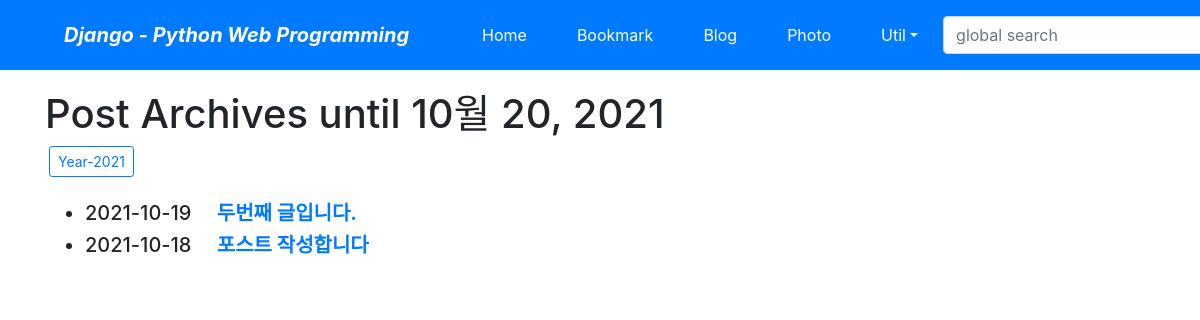
Screenshot of /blog/archive/ with the database file from the repository.
### app/blog/models.py (models this page shows, shortened)
class Post(models.Model):
    title = models.CharField('제목', max_length=50)
    slug = models.SlugField('별칭', unique=True, allow_unicode=True, help_text='one word for title alias.')
    description = models.CharField('설명', max_length=100, blank=True, help_text='simple description text')
    content = models.TextField('내용')
    tags = TaggableManager(blank=True)
    created_dt = models.DateTimeField('작성일', auto_now_add=True)
    modify_dt = models.DateTimeField('수정일', auto_now=True)
    class Meta:
        verbose_name = 'post'
        verbose_name_plural = 'posts'
        db_table = 'blog_post'
        ordering = ('-modify_dt',)
    def get_absolute_url(self):
        return reverse('blog:post_detail', args=(self.slug,))

### app/blog/views.py (the view)
# urls.py: path('archive/', views.PostAV.as_view(), name='post_archive'),
class PostAV(ArchiveIndexView):
    model = Post
    template_name = 'blog/post_archive.html'
    date_field = 'modify_dt'

### templates/blog/post_archive.html (shortened to what this page needs)
{% extends "base.html" %}
{% block content %}
    <h1>Post Archives until {% now "N d, Y" %}</h1>
    {% for date in date_list %}
    <a href="{% url 'blog:post_year_archive' date|date:'Y' %}"
       class="btn btn-outline-primary btn-sm mx-1">
        Year-{{ date|date:"Y" }}</a>
    {% endfor %}
    <br><br>
    <div>
        <ul>
            {% for post in object_list %}
            <li class="h5">
                {{ post.modify_dt|date:"Y-m-d" }}&emsp;
                <a href="{{ post.get_absolute_url }}"><strong>{{ post.title }}</strong></a>
            </li>
            {% endfor %}
        </ul>
    </div>
{% endblock %}

### rows the page displays
Post: modify_dt "2021-10-19", title "두번째 글입니다."
Post: modify_dt "2021-10-18", title "포스트 작성합니다"

### other values shown
{{ date|date:"Y" }} "2021"
